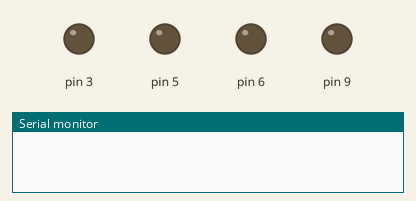
Simulated run of this sketch. Board: Arduino Uno, built with avr-gcc and run on an emulated ATmega328P. Shown: output pins drawn as LEDs (lit = HIGH), the last lines printed to the serial monitor.

Above: at 0.05 s.
At 1.25 s:
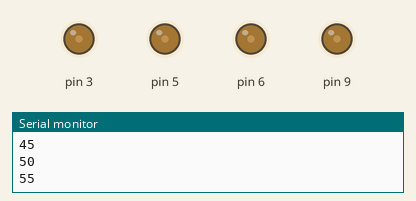
At 2.5 s:
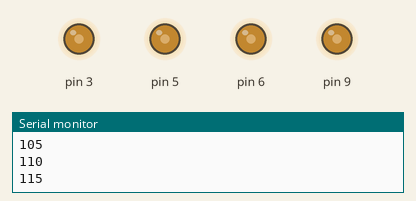
At 6.5 s:
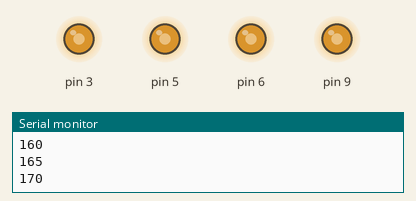
Timing chart, 0 to 8.5 s (numbered marks = the images above):
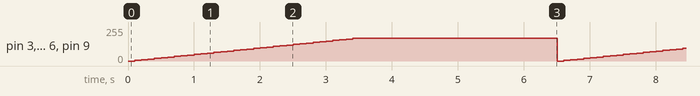

The sketch:

PWM_fircasiz_esc_denemesi.ino
```cpp
int i;
void setup() {

 pinMode(3, OUTPUT);
 pinMode(5, OUTPUT);
 pinMode(6, OUTPUT);
 pinMode(9, OUTPUT);
 Serial.begin(9600);

}

void loop() {

 for(i=0 ; i<=170 ; i=i+5)
 {
  analogWrite(3, i);
  analogWrite(5, i);
  analogWrite(6, i);
  analogWrite(9, i);
  delay(100);
  Serial.println(i);
 }
delay(3000);


}
```

Measured:
- by itself, pin 3, pin 5, pin 6, pin 9: ramps from 0/255 to 170/255 and jumps back, once every 6.5 s
